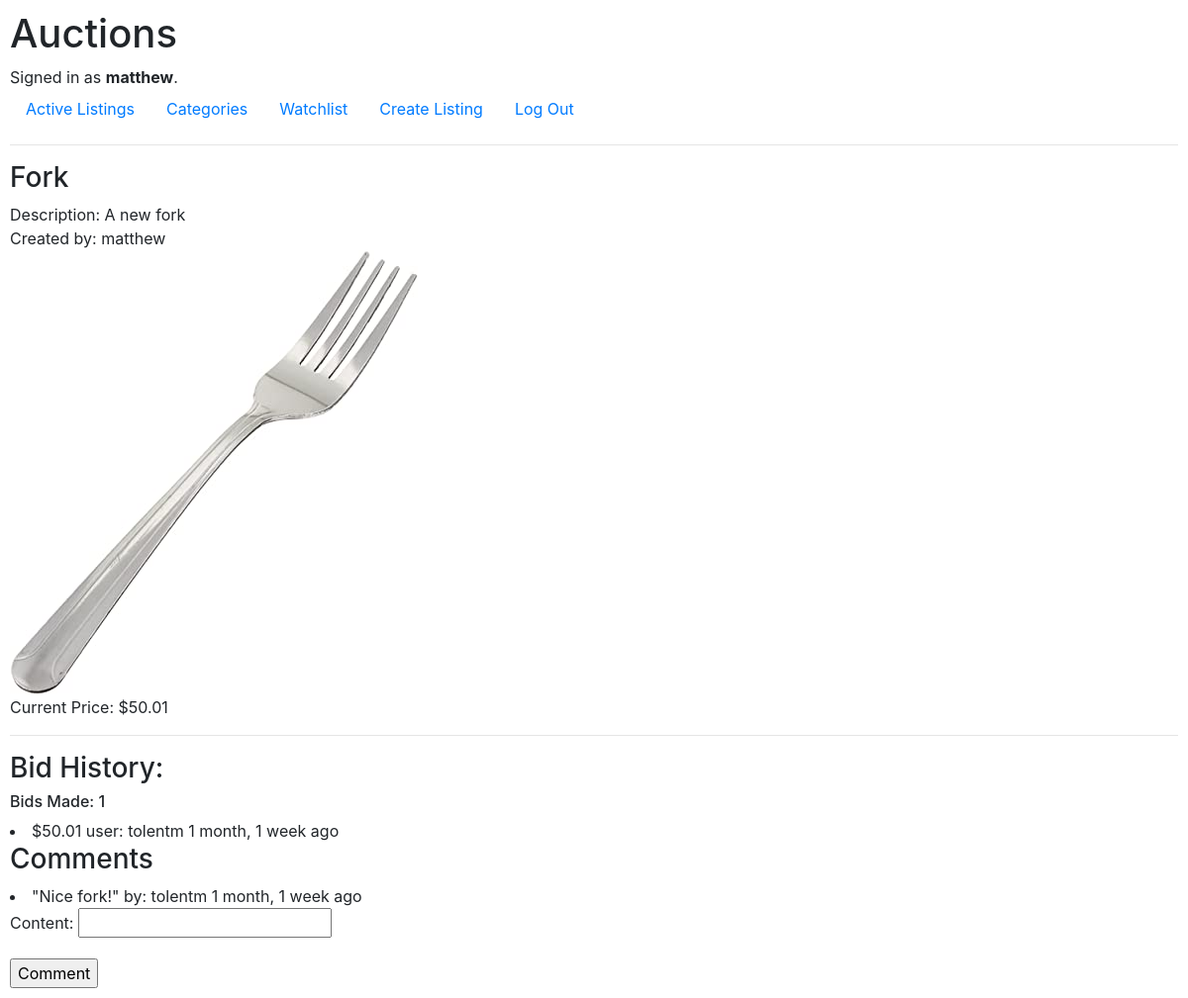
/listing/2/ (signed in), run on the app's committed database.
### auctions/models.py (models this page shows, shortened)
class User(AbstractUser):
    pass

class Listing(models.Model):
    user = models.ForeignKey(User, on_delete=models.CASCADE, null=True)
    category = models.ForeignKey(Category, on_delete=models.SET_NULL, null=True, blank=True)
    title = models.CharField(max_length=64)
    description = models.CharField(max_length=64, null=True, blank=True)
    current_bid_value = models.DecimalField(null=True, decimal_places=2, max_digits=7)
    image = models.ImageField(null=True, blank=True, upload_to='images/')
    created = models.DateTimeField(auto_now_add=True)
    updated = models.DateTimeField(auto_now=True)
    class Meta:
        ordering = ['-updated','-created']

class Bid(models.Model):
    user = models.ForeignKey(User, on_delete=models.CASCADE, null=True)
    listing = models.ForeignKey(Listing, on_delete=models.CASCADE)
    bid_value = models.DecimalField(null=True, decimal_places=2, max_digits=7)
    created = models.DateTimeField(auto_now_add=True)
    class Meta:
        ordering = ['-created']

class Comment(models.Model):
    user = models.ForeignKey(User, on_delete=models.CASCADE, null=True)
    listing = models.ForeignKey(Listing, on_delete=models.CASCADE)
    content = models.CharField(max_length=500)
    created = models.DateTimeField(auto_now_add=True)
    updated = models.DateTimeField(auto_now=True)
    class Meta:
        ordering = ['-updated','-created']

### auctions/views.py (the view)
# urls.py: path("listing/<str:pk>/", views.listing, name="listing"),
@login_required(login_url='login')
def listing(request, pk):
    submitted = False
    listing = Listing.objects.get(id=pk)
    comments = listing.comment_set.all()
    bids = listing.bid_set.all()
    bid_count = bids.count()
    if request.method =="POST":
        message_form = CommentForm(request.POST)
        if message_form.is_valid():
            message = message_form.save(commit=False)
            message.listing = listing
            message.user = request.user
            message.save()
            return HttpResponseRedirect(f'/listing/{pk}/?submitted=True')
    else:
        message_form = CommentForm()
        if 'submitted' in request.GET:
            submitted = True
    context = {'listing': listing,'message_form': message_form,
    'submitted': submitted,'comments':comments,'bids':bids ,'bid_count':bid_count}
    return render(request, "auctions/listing.html", context)

### auctions/forms.py
class CommentForm(ModelForm):
    class Meta:
        model = Comment
        fields = ['content']

### auctions/templates/auctions/listing.html (shortened to what this page needs)
{% extends "auctions/layout.html" %}
{% block body %}
<h3>{{listing.title}}</h3>
Description: {{ listing.description}}
<br>
Created by: {{listing.user}}
<br>
{% if listing.image %}
    {% load static %}
    <img src="{{ listing.image.url }}" alt="{{ listing.title }}">
    <br>
{% endif %}
Current Price: ${{ listing.current_bid_value }}
<hr>
<h3>Bid History:</h3>
<h6>Bids Made: {{bid_count}} </h6>
{% for bid in bids %}
<li>${{bid.bid_value}} user: {{bid.user}} {{bid.created|timesince}} ago </li>
{% endfor %}
<h3>Comments</h3>
{% for comment in comments %}
<li>"{{comment.content}}" by: {{comment.user}} {{comment.created|timesince}} ago </li>
{% endfor %}
<form action="" method=POST>
    {{ message_form.as_p }}
    <input type="submit" value="Comment">
</form>
{% endblock %}

### auctions/templates/auctions/layout.html (shortened to what this page needs)
{% load static %}
<!DOCTYPE html>
<html lang="en">
    <head>
        <link rel="stylesheet" href="https://stackpath.bootstrapcdn.com/bootstrap/4.4.1/css/bootstrap.min.css">
        <link href="{% static 'auctions/styles.css' %}" rel="stylesheet">
    </head>
    <body>
        <h1>Auctions</h1>
        <div>
            {% if user.is_authenticated %}
                Signed in as <strong>{{ user.username }}</strong>.
            {% else %}
                Not signed in.
            {% endif %}
        </div>
        <ul class="nav">
            <li class="nav-item">
                <a class="nav-link" href="{% url 'index' %}">Active Listings</a>
            </li>
            <li class="nav-item">
                <a class="nav-link" href="{% url 'categories' %}">Categories</a>
            </li>
            {% if user.is_authenticated %}
                <li class="nav-item">
                    <a class="nav-link" href="{% url 'watchlist'%}">Watchlist</a>
                </li>
                <li class="nav-item">
                    <a class="nav-link" href="{% url 'create-listing'%}">Create Listing</a>
                </li>
                <li class="nav-item">
                    <a class="nav-link" href="{% url 'logout' %}">Log Out</a>
                </li>
            {% endif %}
        </ul>
        <hr>
        {% block body %}
        {% endblock %}
    </body>
</html>

### auctions/static/auctions/styles.css (style rules this page uses)
body { padding: 10px; }

### data on the page
User: username "matthew"
Listing: title "Fork", description "A new fork", user "matthew", image (picture), current_bid_value "50.01"
Bid: bid_value "50.01", user "tolentm", created "1 month, 1 week"
Comment: content "Nice fork!", user "tolentm", created "1 month, 1 week"

### other printed values
{{ bid_count }} "1"
